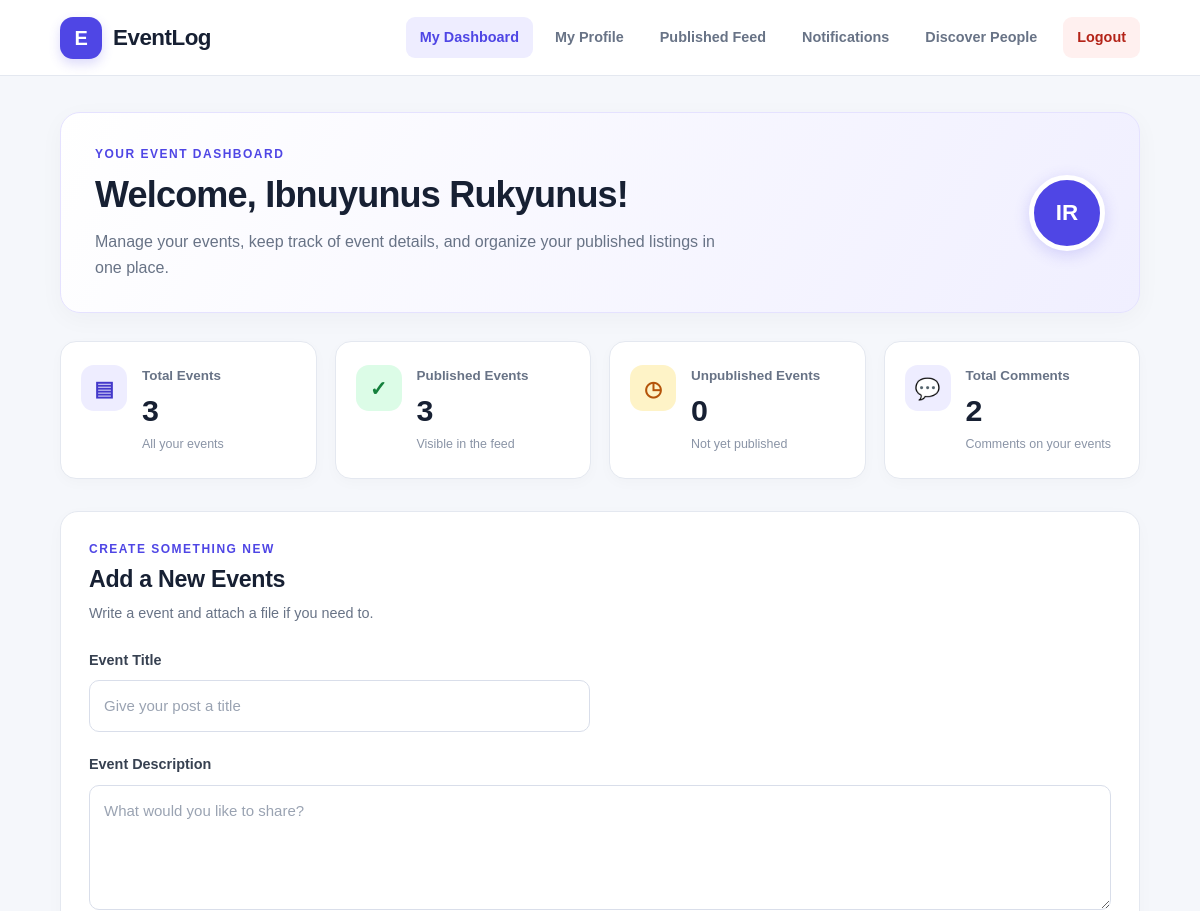
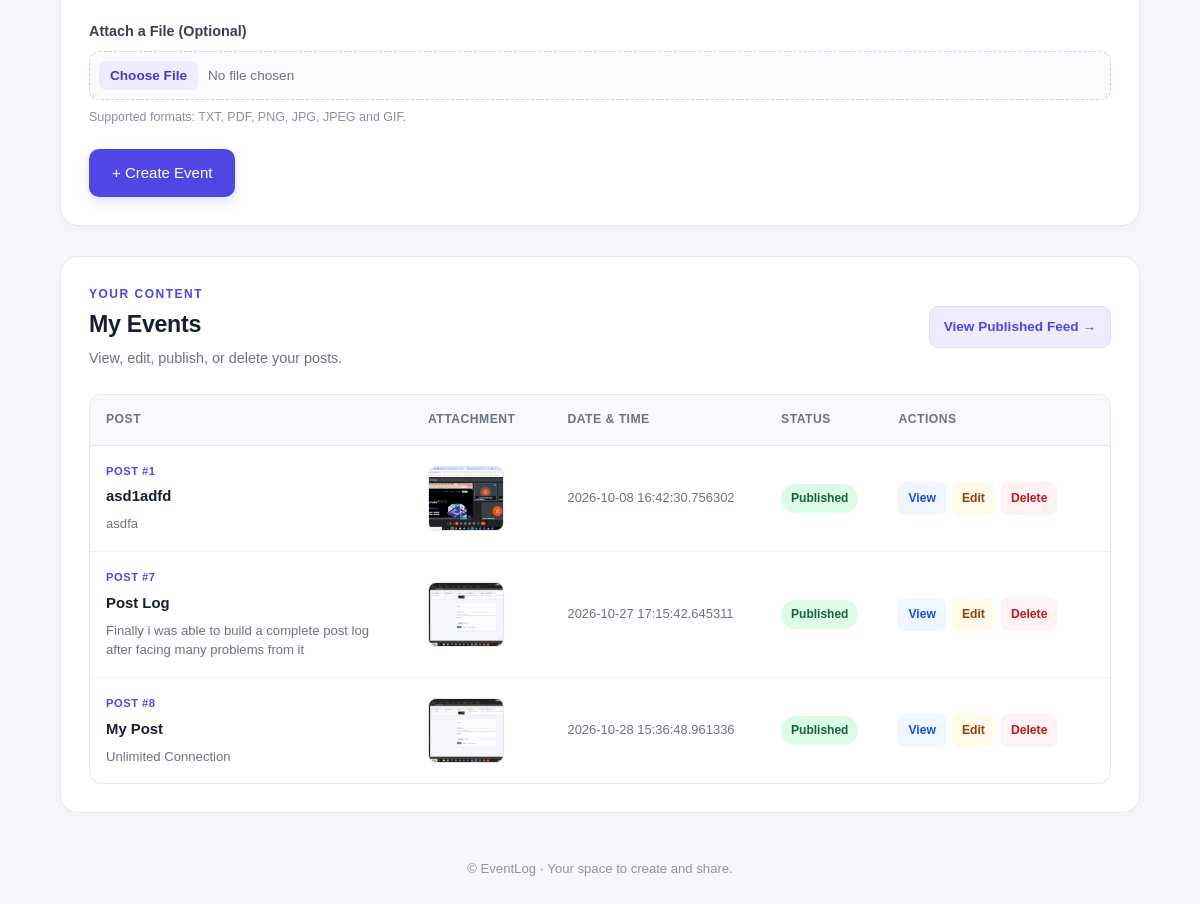
Screenshot of / (signed in) with the database file from the repository (2 pictures, top to bottom).
### app.py (models this page shows)
    class User(db.Model, UserMixin):
        id = mapped_column(db.Integer, primary_key=True)
        Firstname = mapped_column(db.String)
        Lastname = mapped_column(db.String)
        Username = mapped_column(db.String, unique=True, nullable=False)
        Email = mapped_column(db.String)
        Password = mapped_column(db.String, nullable=False)
        date = mapped_column(db.String)

    class Post(db.Model):
        id = mapped_column(db.Integer, primary_key=True)
        title = mapped_column(db.String)
        description = mapped_column(db.String)
        date = mapped_column(db.String)
        status = mapped_column(db.String)
        upload = mapped_column(db.String)
        published = mapped_column(db.Boolean, default=False)
        user_id = mapped_column(db.Integer, db.ForeignKey('user.id'), nullable=False)

### app.py (the view)
    @app.route('/', methods=['GET', 'POST'])
    @login_required
    def home():
        file = request.files.get('post_image')
        if file and file.filename != '' and allowed_file(file.filename):
            filename = secure_filename(file.filename)
            file.save(os.path.join(app.config['UPLOAD_FOLDER'], filename))
        if request.method == 'POST':
            db.session.add(Post(title = request.form['postBox'], description=request.form['postDesc'], date=datetime.datetime.now().__str__(), status = "Active", upload=filename, user_id=current_user.id))
            db.session.commit()
            return redirect(url_for('home'))
        user_posts = db.session.execute(
            db.select(Post).where(Post.status == "Active", Post.user_id == current_user.id).order_by(Post.date)
        ).scalars().all()
        total_comments = db.session.execute(
            db.select(db.func.count(Comment.id))
            .join(Post, Comment.post_id == Post.id)
            .where(Post.user_id == current_user.id)
        ).scalar()
        return render_template('index.html', eventsList=user_posts, user=current_user, total_comments=total_comments)

### templates/index.html (shortened to what this page needs)
<!DOCTYPE html>
<html lang="en">
<head>
    <link rel="stylesheet" href="{{ url_for('static', filename='dashboard.css') }}">
</head>
<body class="dashboard-page">
    {% set ns = namespace(published=0) %}
    {% for row in eventsList %}
        {% if row.published %}
            {% set ns.published = ns.published + 1 %}
        {% endif %}
    {% endfor %}
    <header class="dash-header">
        <a href="{{ url_for('home') }}" class="dash-brand">
            <span class="brand-icon">E</span>
            <span>EventLog</span>
        </a>
        <nav class="dash-nav">
            <a href="{{ url_for('home') }}" class="active">My Dashboard</a>
            <a href="{{ url_for('profile', username=current_user.Username) }}">My Profile</a>
            <a href="{{ url_for('published_posts') }}">Published Feed</a>
            <a href="{{ url_for('notifications') }}" class="pub-nav-link">Notifications</a>
            <a href="{{ url_for('people') }}">Discover People</a>
            <a href="{{ url_for('logout') }}" class="dash-logout">Logout</a>
        </nav>
    </header>
    <main class="dash-container">
        <section class="dash-welcome">
            <div>
                <p class="dash-eyebrow">YOUR EVENT DASHBOARD</p>
                <h1>
                    Welcome,
                    {{ current_user.Firstname }}
                    {{ current_user.Lastname }}!
                </h1>
                <p class="welcome-description">Manage your events, keep track of event details, and organize your published listings in one place.</p>
            </div>
            <div class="welcome-avatar">
                {{ current_user.Firstname[0]|upper }}{{ current_user.Lastname[0]|upper }}
            </div>
        </section>
        <section class="dash-stats">
            <div class="stat-card">
                <div class="stat-icon total-icon">▤</div>
                    <div>
                    <p>Total Events</p>
                    <h2>{{ eventsList|length }}</h2>
                    <span>All your events</span>
                </div>
            </div>
            <div class="stat-card">
                <div class="stat-icon published-icon">✓</div>
                <div>
                    <p>Published Events</p>
                    <h2>{{ ns.published }}</h2>
                    <span>Visible in the feed</span>
                </div>
            </div>
            <div class="stat-card">
                <div class="stat-icon draft-icon">◷</div>
                <div>
                    <p>Unpublished Events</p>
                    <h2>{{ (eventsList|length) - ns.published }}</h2>
                    <span>Not yet published</span>
                </div>
            </div>
            <div class="stat-card">
                <div class="stat-icon total-icon">💬</div>
                <div>
                    <p>Total Comments</p>
                    <h2>{{ total_comments }}</h2>
                    <span>Comments on your events</span>
                </div>
            </div>
        </section>
        <section class="dash-create-section">
            <div class="section-heading">
                <div>
                    <p class="dash-eyebrow">CREATE SOMETHING NEW</p>
                    <h2>Add a New Events</h2>
                    <p>Write a event and attach a file if you need to.</p>
                </div>
            </div>
            <form method="POST"
                  action="{{ url_for('home') }}"
                  enctype="multipart/form-data"
                  class="dash-create-form">
                <div class="form-field">
                    <label for="postBox">Event Title</label>
                    <input
                        type="text"
                        name="postBox"
                        id="postBox"
                        placeholder="Give your post a title"
                        required
                    >
                </div>
                <div class="form-field">
                    <label for="postDesc">Event Description</label>
                    <textarea name="postDesc" id="postDesc" rows="4" placeholder="What would you like to share?" required ></textarea>
                </div>
                <div class="form-field">
                    <label for="post_image">Attach a File (Optional)</label>
                    <input type="file" name="post_image" id="post_image" accept=".txt,.pdf,.png,.jpg,.jpeg,.gif">
                    <small>Supported formats: TXT, PDF, PNG, JPG, JPEG and GIF.</small>
                </div>
                <button type="submit" class="create-post-btn">
                    + Create Event
                </button>
            </form>
        </section>
        <section class="dash-posts-section">
            <div class="section-heading posts-heading">
                <div>
                    <p class="dash-eyebrow">YOUR CONTENT</p>
                    <h2>My Events</h2>
                    <p>View, edit, publish, or delete your posts.</p>
                </div>
                <a href="{{ url_for('published_posts') }}" class="view-feed-btn">
                    View Published Feed →
                </a>
            </div>
            {% if eventsList %}
                <div class="dash-table-wrapper">
                    <table class="dash-posts-table">
                        <thead>
                            <tr>
                                <th>Post</th>
                                <th>Attachment</th>
                                <th>Date &amp; Time</th>
                                <th>Status</th>
                                <th>Actions</th>
                            </tr>
                        </thead>
                        <tbody>
                            {% for row in eventsList %}
                                <tr>
                                    <td class="dash-post-info">
                                        <span class="post-id">POST #{{ row.id }}</span>
                                        <strong>{{ row.title }}</strong>
                                        <p>{{ row.description }}</p>
                                    </td>
                                    <td class="dash-attachment">
                                        {% if row.upload %}
                                            {% set ext = row.upload.rsplit('.', 1)[-1].lower() %}
                                            {% if ext in ['png', 'jpg', 'jpeg', 'gif'] %}
                                                <a href="{{ url_for('uploaded_file', filename=row.upload) }}"
                                                   target="_blank">
                                                    <img
                                                        src="{{ url_for('uploaded_file', filename=row.upload) }}"
                                                        alt="Post attachment"
                                                        class="dash-thumbnail"
                                                    >
                                                </a>
                                            {% else %}
                                                <a href="{{ url_for('uploaded_file', filename=row.upload) }}"
                                                   target="_blank"
                                                   class="attachment-link">
                                                    📎 {{ row.upload }}
                                                </a>
                                            {% endif %}
                                        {% else %}
                                            <span class="no-attachment">No attachment</span>
                                        {% endif %}
                                    </td>
                                    <td class="dash-date">{{ row.date }}</td>
                                    <td>
                                        {% if row.published %}
                                            <span class="status-pill status-published">
                                                Published
                                            </span>
                                        {% else %}
                                            <span class="status-pill status-draft">
                                                Unpublished
                                            </span>
                                        {% endif %}
                                    </td>
                                    <td>
                                        <div class="dash-actions">
                                            <a href="{{ url_for('post', id=row.id) }}"
                                               class="action-view">View</a>
                                            <a href="{{ url_for('edit', id=row.id) }}"
                                               class="action-edit">Edit</a>
                                            <a href="{{ url_for('delete', id=row.id) }}"
                                               class="action-delete"
                                               onclick="return confirm('Are you sure you want to delete this post?');">
                                                Delete
                                            </a>
                                        </div>
                                    </td>
                                </tr>
                            {% endfor %}
                        </tbody>
                    </table>
                </div>
            {% else %}
                <div class="dash-empty-state">
                    <div class="empty-icon">▤</div>
                    <h3>No posts yet</h3>
                    <p>Your posts will appear here after you create your first one.</p>
                </div>
            {% endif %}
        </section>
        <footer class="dash-footer">
            <p>© EventLog · Your space to create and share.</p>
        </footer>
    </main>
</body>
</html>

### rows the page displays
User: Firstname "Ibnuyunus", Lastname "Rukyunus", Firstname "I", Lastname "R"
Post: id "1", title "asd1adfd", description "asdfa", upload (picture), date "2026-10-08 16:42:30.756302", published "Published"
Post: id "7", title "Post Log", description "Finally i was able to build a complete post log after facing many problems from it", upload (picture), date "2026-10-27 17:15:42.645311", published "Published"
Post: id "8", title "My Post", description "Unlimited Connection", upload (picture), date "2026-10-28 15:36:48.961336", published "Published"

### other values shown
{{ eventsList|length }} "3"
{{ ns.published }} "3"
{{ (eventsList|length) - ns.published }} "0"
{{ total_comments }} "2"
